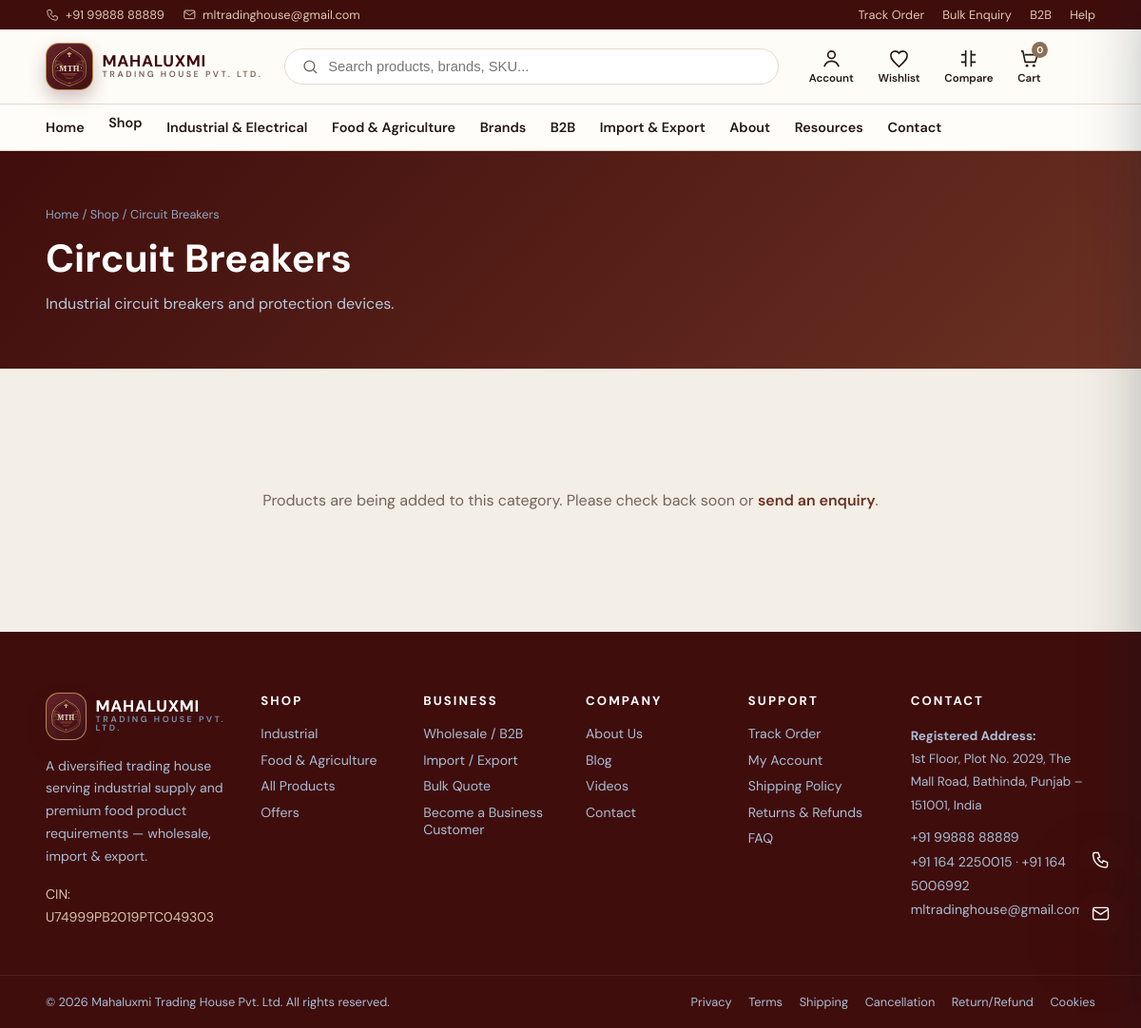
The app's page /category.php?slug=circuit-breakers with its own data.
### tables this page shows
CREATE TABLE categories (
  id INT AUTO_INCREMENT PRIMARY KEY,
  parent_id INT NULL,
  name VARCHAR(120) NOT NULL,
  slug VARCHAR(150) NOT NULL UNIQUE,
  description TEXT NULL,
  image VARCHAR(255) NULL,
  banner_image VARCHAR(255) NULL,
  sort_order INT DEFAULT 0,
  is_featured TINYINT(1) DEFAULT 0,
  status TINYINT(1) DEFAULT 1,
  created_at TIMESTAMP DEFAULT CURRENT_TIMESTAMP,
  FOREIGN KEY (parent_id) REFERENCES categories(id) ON DELETE SET NULL
);

### includes/functions.php (called while the page is built, shortened)
<?php
function e($str) { return htmlspecialchars((string)$str, ENT_QUOTES, 'UTF-8'); }

### category.php (the view, shortened to what this page needs)
<?php
require_once __DIR__ . '/includes/functions.php';
$slug = $_GET['slug'] ?? '';
$stmt = $pdo->prepare('SELECT * FROM categories WHERE slug = ? AND status = 1');
$stmt->execute([$slug]);
$cat = $stmt->fetch();
$stmt = $pdo->prepare("SELECT p.*, b.name AS brand_name,
  (SELECT image FROM product_images WHERE product_id=p.id ORDER BY sort_order LIMIT 1) AS img
  FROM products p LEFT JOIN brands b ON b.id=p.brand_id
  WHERE p.category_id = ? AND p.status=1 ORDER BY p.is_featured DESC, p.id DESC");
$stmt->execute([$cat['id']]);
$products = $stmt->fetchAll();
include __DIR__ . '/includes/header.php';
?>
<section class="page-hero"><div class="container">
  <div class="breadcrumb"><a href="index.php">Home</a> / <a href="shop.php">Shop</a> / <?= e($cat['name']) ?></div>
  <h1><?= e($cat['name']) ?></h1><p><?= e($cat['description']) ?></p>
</div></section>
<section class="section"><div class="container">
<?php if (!$products): ?><p class="muted" style="text-align:center;padding:3rem 0">Products are being added to this category. Please check back soon or <a href="bulk-quote.php" style="color:var(--navy2);font-weight:600">send an enquiry</a>.</p>
<?php endif; ?>
</div></section>
<?php include __DIR__ . '/includes/footer.php'; ?>

### assets/css/style.css (style rules this page uses)
:root { --navy:#071A2F; --navy2:#0D3B66; --blue:#12548f; --cyan:#00B8D9; --gold:#C9A227; --gold2:#E5C86B; --bg:#F7F9FC; --surface:#ffffff; --ink:#1B2A3B; --muted:#5B6B80; --line:#E3EAF2; --radius:16px; --shadow:0 10px 30px rgba(7,26,47,.10); --shadow-lg:0 24px 60px rgba(7,26,47,.16); --grad:linear-gradient(120deg,var(--cyan),#2f7fd6 55%,var(--gold2)); }
* { margin:0;padding:0;box-sizing:border-box }
html { scroll-behavior:smooth }
body { font-family:'Inter',system-ui,sans-serif;background:var(--bg);color:var(--ink);-webkit-font-smoothing:antialiased;overflow-x:hidden }
h1,h2,h3,h4,h5,.logo-text { font-family:'Sora',sans-serif }
a { color:inherit;text-decoration:none }
.container { width:min(100%,92%);margin:0 auto }
.muted { color:var(--muted) }
.section { padding:5rem 0 }
.page-hero { background:linear-gradient(135deg,var(--navy),var(--navy2));color:#fff;padding:3.6rem 0;position:relative;overflow:hidden }
.page-hero h1 { font-size:clamp(1.8rem,3.4vw,2.7rem) }
.page-hero p { color:#b8cadd;margin-top:.6rem;max-width:600px }
.breadcrumb { font-size:.8rem;color:#8fa6c0;margin-bottom:.8rem }
:root { --navy:#3F0D0C; --navy2:#6B3123; --blue:#8D6F57; --cyan:#8D6F57; --gold:#D9B061; --gold2:#D9C4A9; --bg:#F3EEE6; --surface:#FFFDF9; --ink:#241714; --muted:#766357; --line:#E6D9CA; --shadow:0 14px 34px rgba(63,13,12,.10); --shadow-lg:0 26px 70px rgba(63,13,12,.16); --grad:linear-gradient(120deg,#D9B061 0%,#D9C4A9 52%,#8D6F57 100%); }
body { font-family:'DM Sans',Inter,system-ui,sans-serif;background:var(--bg);color:var(--ink) }
h1,h2,h3,h4,h5,.logo-text { font-family:'DM Sans',Inter,system-ui,sans-serif }
.page-hero { background:linear-gradient(135deg,var(--navy),var(--navy2)) }

### records on screen
categories: name "Circuit Breakers", description "Industrial circuit breakers and protection devices."

### other values on screen
setting('company_mobile') "+91 99888 88889"
setting('company_email') "mltradinghouse@gmail.com"
$cc "0"
setting('cin') "U74999PB2019PTC049303"
setting('registered_address') "1st Floor, Plot No. 2029, The Mall Road, Bathinda, Punjab – 151001, India"
$y "2026"
